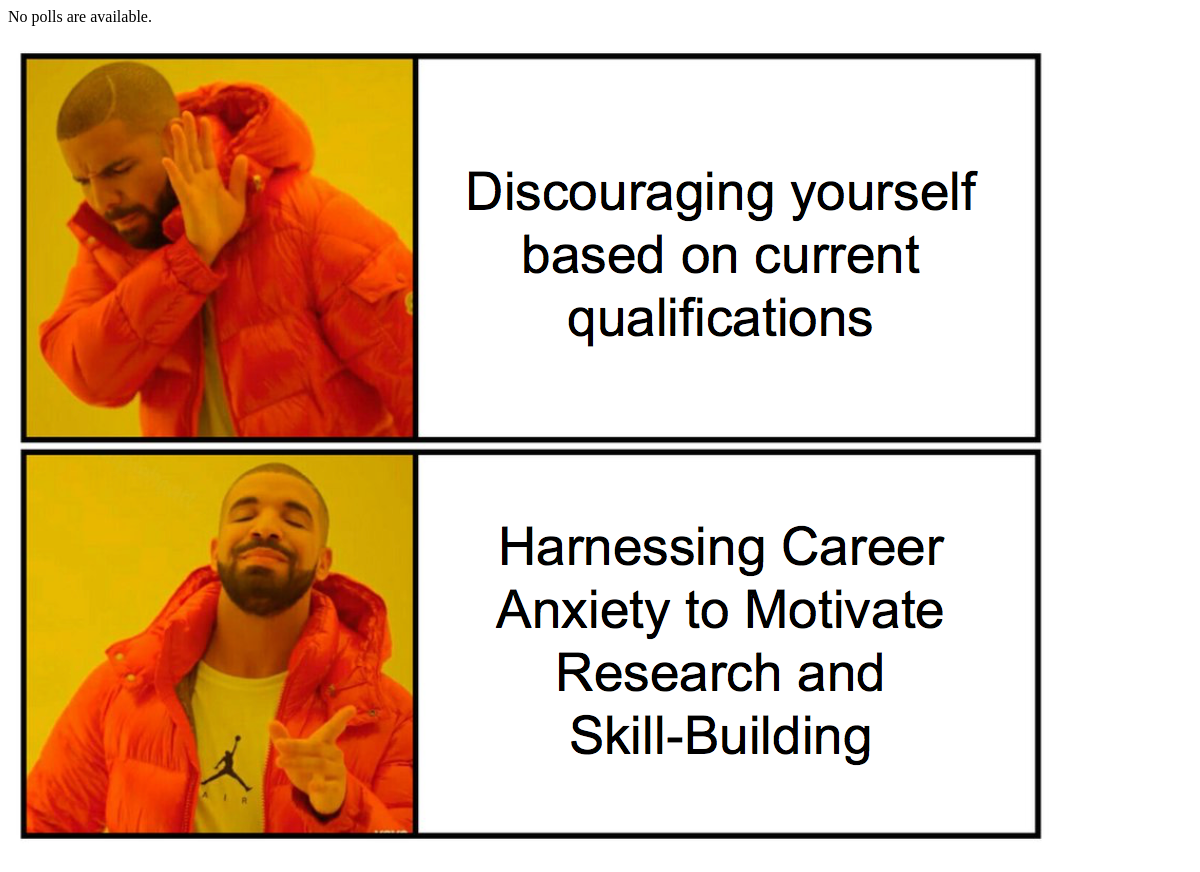
The page /polls/ on the database as committed earlier.
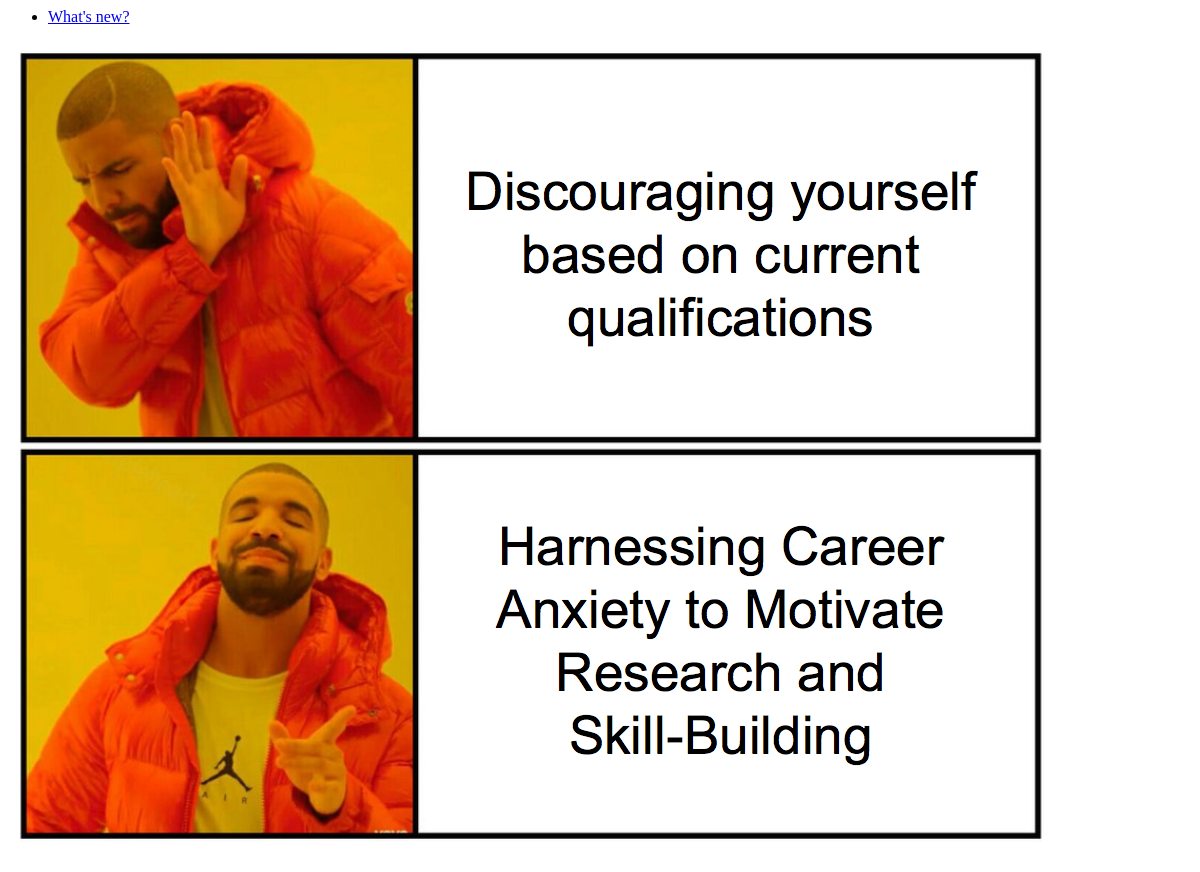
The same page on the database as committed later.
### polls/models.py (models this page shows, shortened)
class Question(models.Model):
    question_text = models.CharField(max_length=200)
    pub_date = models.DateTimeField('date published')

### polls/views.py (the view)
# urls.py: path('', views.index, name='index'),
def index(request):
    latest_question_list = Question.objects.order_by('-pub_date')[:5]
    template = loader.get_template('polls/index.html')
    context = {
        'latest_question_list': latest_question_list,
    }
    return HttpResponse(template.render(context, request))

### polls/templates/polls/index.html
{% if latest_question_list %}
    <ul>
    {% for question in latest_question_list %}
        <li><a href="/polls/{{ question.id }}/">{{ question.question_text }}</a></li>
    {% endfor %}
    </ul>
{% else %}
    <p>No polls are available.</p>
{% endif %}
{% load static %}
<img src="{% static "polls/job_meme.png" %}" alt="My image"/>

Rows that differ between the two databases and show on the page:
added Question: question_text "What's new?"
Other text that changed with them:
text no longer shown: "No polls are available."
